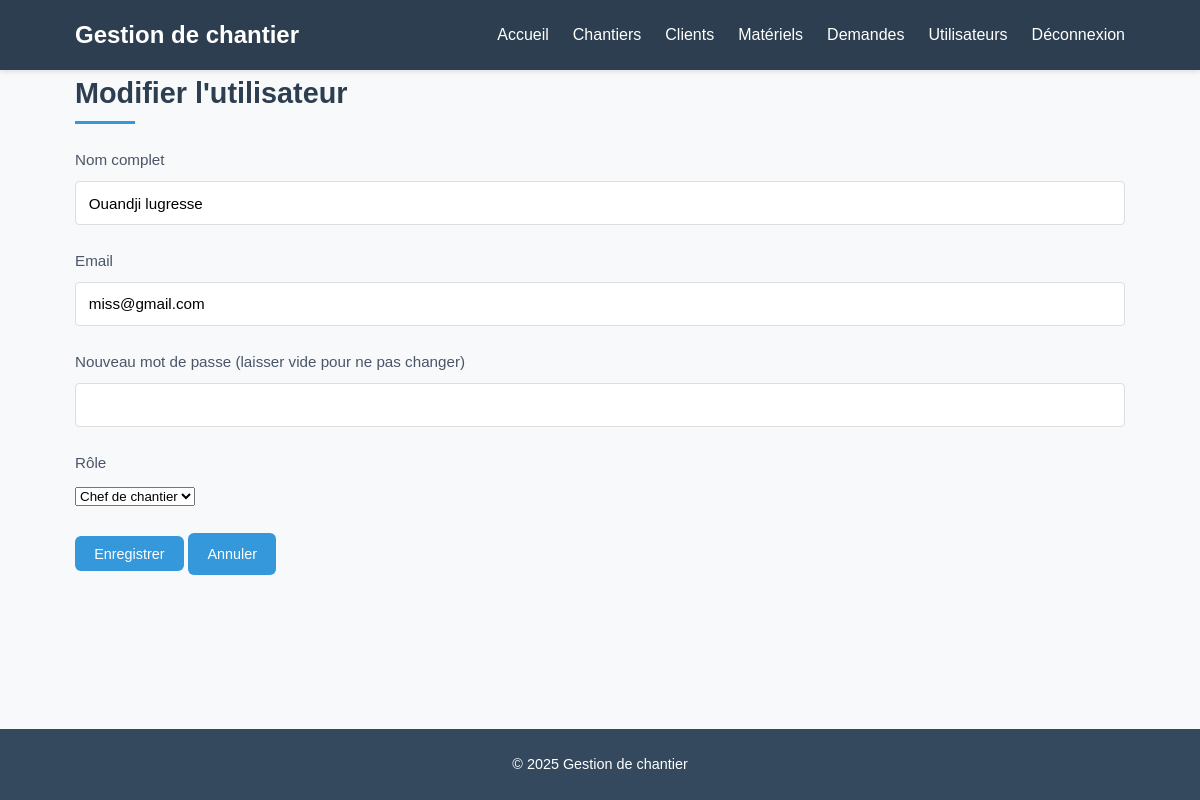
The page /pages/utilisateurs/modifier.php?id=6 (signed in) on the database its author committed.
### tables this page shows
CREATE TABLE `users` (
  `id` int(11) NOT NULL,
  `nom` varchar(100) NOT NULL,
  `email` varchar(100) NOT NULL,
  `password` varchar(255) NOT NULL,
  `role` enum('admin','chef_chantier') NOT NULL,
  `created_at` timestamp NOT NULL DEFAULT current_timestamp()
);

### pages/utilisateurs/modifier.php (the view, shortened to what this page needs)
<?php
require_once '../../includes/config.php';
$id = $_GET['id'];
$stmt = $db->prepare("SELECT * FROM users WHERE id = ?");
$stmt->execute([$id]);
$user = $stmt->fetch();
require_once '../../includes/header.php';
?>
<link rel="stylesheet" href="../../assets/css/ajouter.css">
<link rel="stylesheet" href="../../assets/css/style.css">
<h2>Modifier l'utilisateur</h2>
<form method="POST">
<a href="liste.php" class="lien-retour">Retour à la liste</a>
    <div class="form-group">
        <label>Nom complet</label>
        <input type="text" name="nom" value="<?= htmlspecialchars($_POST['nom'] ?? $user['nom']) ?>" required>
    </div>
    <div class="form-group">
        <label>Email</label>
        <input type="email" name="email" value="<?= htmlspecialchars($_POST['email'] ?? $user['email']) ?>" required>
    </div>
    <div class="form-group">
        <label>Nouveau mot de passe (laisser vide pour ne pas changer)</label>
        <input type="password" name="password">
    </div>
    <div class="form-group">
        <label>Rôle</label>
        <select name="role" required>
            <option value="chef_chantier" <?= ($_POST['role'] ?? $user['role']) === 'chef_chantier' ? 'selected' : '' ?>>Chef de chantier</option>
        </select>
    </div>
    <button type="submit" class="btn">Enregistrer</button>
    <a href="liste.php" class="btn">Annuler</a>
</form>
<?php require_once '../../includes/footer.php'; ?>

### assets/css/style.css (style rules this page uses)
* { margin: 0; padding: 0; box-sizing: border-box; }
body { font-family: 'Arial', sans-serif; line-height: 1.6; color: #333; background-color: #f8f9fa; display: flex; flex-direction: column; min-height: 100vh; }
.btn { display: inline-block; background: #3498db; color: white; padding: 0.6rem 1.2rem; border-radius: 6px; text-decoration: none; font-size: 0.9rem; transition: background 0.3s; }
h2 { color: #2c3e50; font-size: 1.8rem; margin-bottom: 1.5rem; padding-bottom: 0.5rem; position: relative; }
h2::after { content: ''; position: absolute; left: 0; bottom: 0; width: 60px; height: 3px; background: #3498db; }

### assets/css/ajouter.css (style rules this page uses)
.lien-retour { position: absolute; left: 1.5rem; top: -2rem; color: #3498db; text-decoration: none; font-size: 0.95rem; display: flex; align-items: center; background: white; padding: 0.5rem 1rem; border-radius: 4px; border: 1px solid #e0e0e0; box-shadow: 0 1px 3px rgba(0,0,0,0.05); transition: all 0.2s; }
.lien-retour::before { content: "←"; margin-right: 6px; font-weight: bold; font-size: 1.1em; }
.form-group { margin-bottom: 1.5rem; }
.form-group label { display: block; margin-bottom: 0.5rem; color: #4a5568; font-size: 0.95rem; font-weight: 500; }
.form-group input { width: 100%; padding: 0.8rem; border: 1px solid #ddd; border-radius: 4px; font-size: 0.95rem; transition: all 0.2s; }
.btn { padding: 0.8rem 1.5rem; border-radius: 4px; font-size: 0.95rem; font-weight: 500; cursor: pointer; transition: all 0.2s; text-align: center; }
.btn[type="submit"] { background-color: #3498db; color: white; border: none; }

### rows shown on the page
users: nom "Ouandji lugresse", email "miss@gmail.com", role "Chef de chantier"
